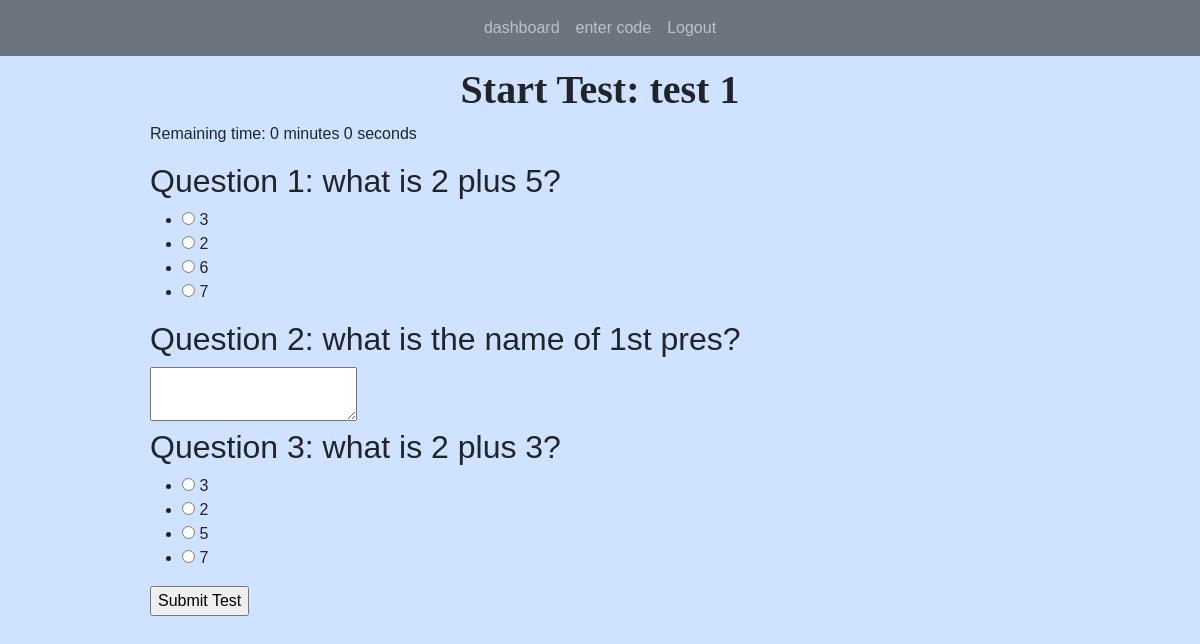
The page /start-test/1 (signed in) on the database its author committed.
### app.py (models this page shows)
class Tests(db.Model):
    test_id = db.Column(db.Integer, primary_key=True)
    title = db.Column(db.String(255))
    start_date = db.Column(db.DateTime, default=datetime.utcnow)
    end_date = db.Column(db.DateTime, default=datetime.utcnow)
    teacher_id = db.Column(db.Integer, db.ForeignKey('users.id'))
    teacher = db.relationship('Users', backref=db.backref('tests', lazy=True))
    questions = db.relationship("Questions", backref="question_list")
    code = db.Column(db.String(6), unique=True)  # column to store the unique code
    students = db.relationship('Users', secondary='test_students', backref=db.backref('tests_registered', lazy=True))
    submissions = db.relationship('Submission', backref='test_submissions', lazy=True)

class Questions(db.Model):
    question_id = db.Column(db.Integer, primary_key=True)
    question_text = db.Column(db.String(255), nullable=False)
    question_type = db.Column(db.String(255), nullable=False)
    points = db.Column(db.Integer, nullable=False)
    option1 = db.Column(db.String(255))
    option2 = db.Column(db.String(255))
    option3 = db.Column(db.String(255))
    option4 = db.Column(db.String(255))
    correct_opt = db.Column(db.Integer)
    correct_ans = db.Column(db.String(255))
    test_id = db.Column(db.Integer, db.ForeignKey('tests.test_id'))
    test = db.relationship('Tests', backref=db.backref('question_test', lazy=True))
    answer = db.relationship("Answers", uselist=False)

### app.py (the view)
@app.route('/start-test/<int:test_id>', methods=['GET', 'POST'])
@login_required(role="student")
def start_test(test_id):
    test = Tests.query.get_or_404(test_id)
    questions = test.questions
    current_time = datetime.now()
    if current_time < test.start_date or current_time > test.end_date:
        flash("Test is not available at this time. Please try again later.")
        return redirect(url_for('student_dashboard'))
    if request.method == 'POST':
        flash("Test submitted testing")
        return redirect(url_for('submit_test', test_id = test_id))
    return render_template('start_test.html', test=test, questions=questions)

### app.py (called while the page is built)
@login_manager.user_loader
def load_user(user_id):
    return Users.query.get(int(user_id))

def login_required(role="ANY"):
    def wrapper(fn):
        @wraps(fn)
        def decorated_view(*args, **kwargs):
            if not current_user.is_authenticated:
               return login_manager.unauthorized()
            if ( (current_user.role != role) and (role != "ANY")):
                return login_manager.unauthorized()
            return fn(*args, **kwargs)
        return decorated_view
    return wrapper

### templates/start_test.html (shortened to what this page needs)
{% extends 'index.html' %}
{% block content %}
<h1>Start Test: {{ test.title }}</h1>
<p>Remaining time: <span id="timer"></span></p>
<form id="test-form" action="{{ url_for('submit_test', test_id = test.test_id) }}" method="post">
    {% for question in questions %}
        <h2>Question {{ loop.index }}: {{ question.question_text }}</h2>
        {% if question.question_type == 'multiple-choice' %}
            <ul>
                <li><input type="radio" name="chosen_opt_{{ question.question_id }}" value="1"> {{ question.option1 }}</li>
                <li><input type="radio" name="chosen_opt_{{ question.question_id }}" value="2"> {{ question.option2 }}</li>
                <li><input type="radio" name="chosen_opt_{{ question.question_id }}" value="3"> {{ question.option3 }}</li>
                <li><input type="radio" name="chosen_opt_{{ question.question_id }}" value="4"> {{ question.option4 }}</li>
            </ul>
        {% elif question.question_type == 'essay' %}
            <textarea name="answer_{{ question.question_id }}"></textarea>
        {% endif %}
    {% endfor %}
    <input type="submit" value="Submit Test">
</form>
{% endblock %}

### static/main.css (style rules this page uses)
body { font-family: Arial, sans-serif; margin: 0; padding: 0; }
H1 { font-family: Copperplate; font-weight: bold; font-size: 40px; text-align: center; }

### rows shown on the page
Tests: title "test 1"
Questions: question_text "what is 2 plus 5?", option1 "3", option2 "2", option3 "6", option4 "7"
Questions: question_text "what is the name of 1st pres?"
Questions: question_text "what is 2 plus 3?", option1 "3", option2 "2", option3 "5", option4 "7"
